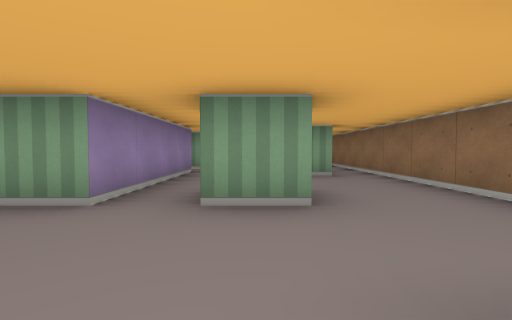
[1] (above)

17 first-person views from a walk through a cub3D maze. The camera is about half as high as the walls, tilts 2° down and sees 85° across. The floor is counted in squares. Each view is taken from the middle of a square. On the plan, view 1 faces up. The plan holds only what a view shows up to about 9 squares ahead; the rest is blank.

[2]
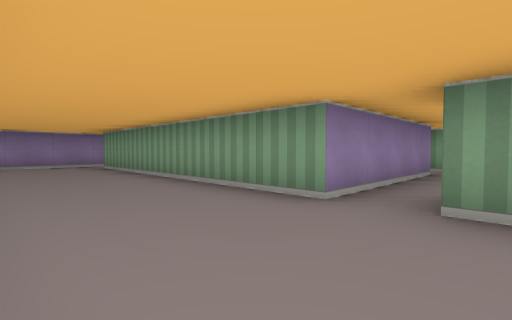

[3]
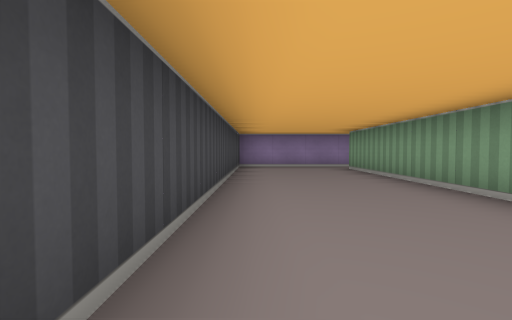

[4]
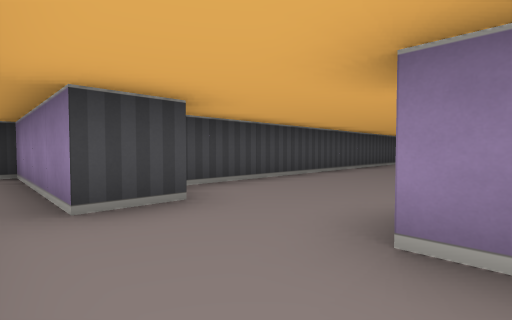

[5]
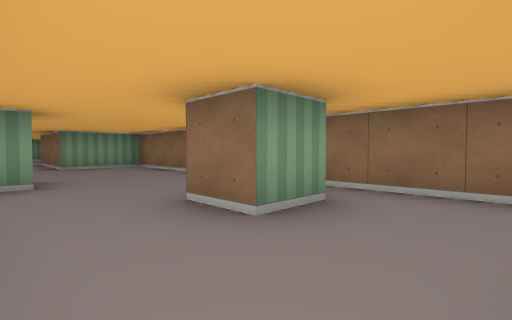

[6]
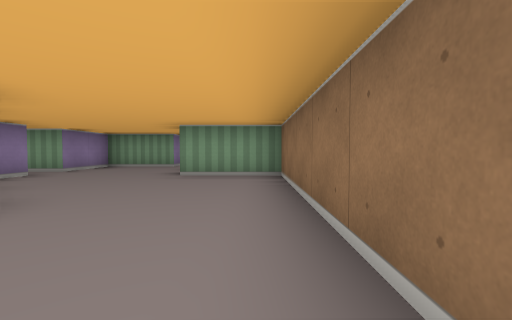

[7]
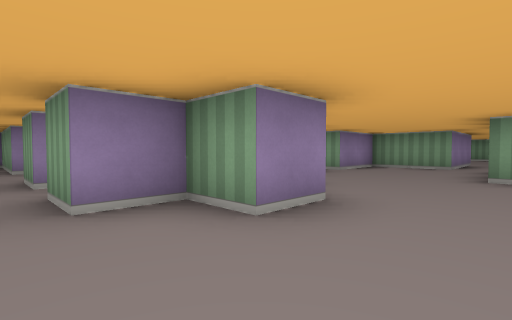

[8]
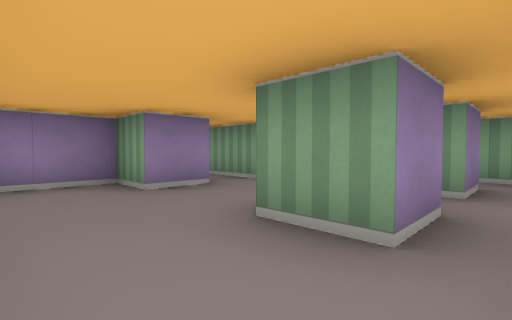

[9]
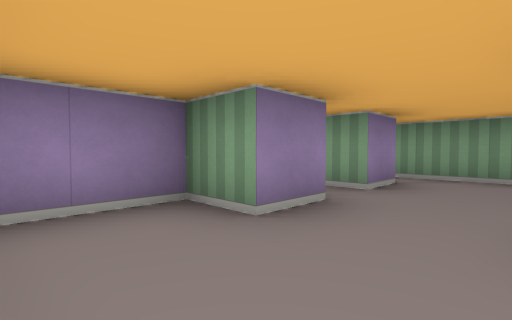

[10]
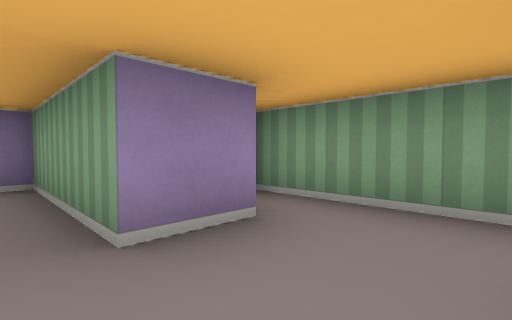

[11]
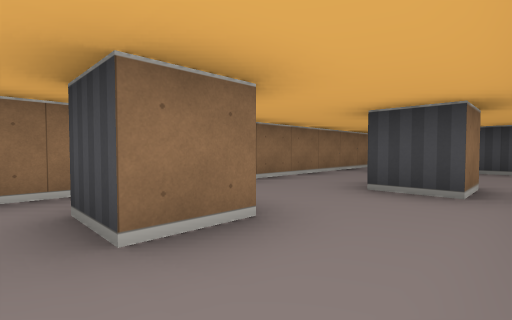

[12]
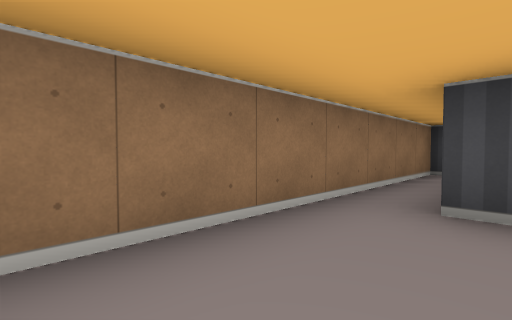

[13]
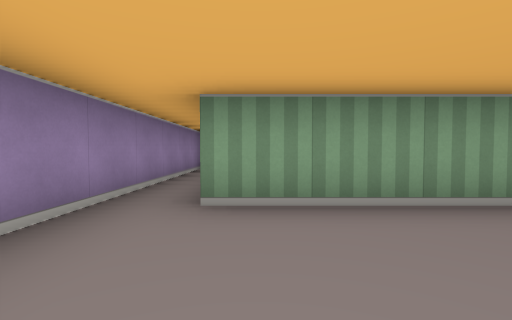

[14]
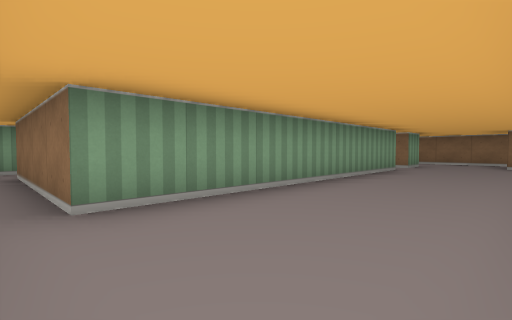

[15]
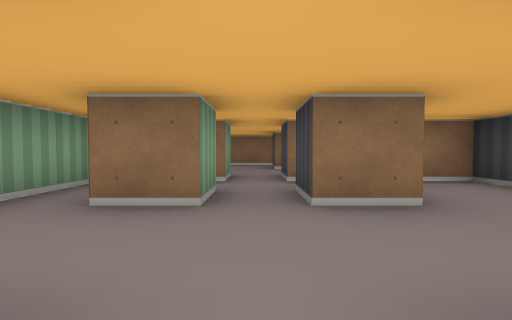

[16]
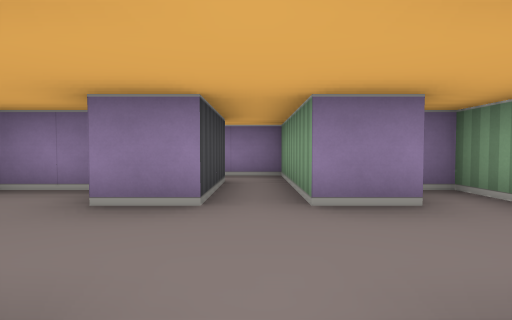

[17]
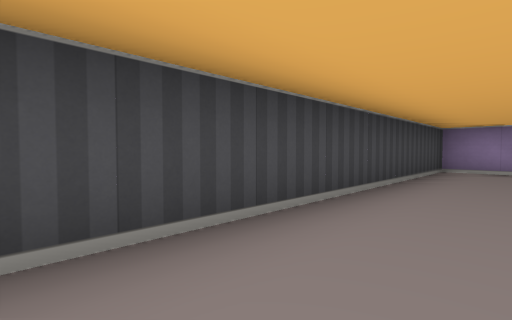

### Floor plan
Ten units are one square. View 1 is at (0, 0); x grows to the right and y downward. Boxes are objects, and circles mark ways between rooms. Rooms are numbered by the first view taken in them; rooms with no view inside come last. Other rooms are left out.
<svg viewBox="-100 -165 130 205">
<path fill="none" stroke="#000" d="M-25 -65 -15 -65 -15 -25 -85 -25 -85 -65 -65 -65M16 -55 5 -55 5 -65 15 -65M5 -30 5 -25 -5 -25 -5 -35 5 -35M-5 -95 -5 -85 -15 -85 -15 -75 -25 -75M4 -5 15 -5 15 35 25 35 25 -125 5 -125 5 -152M-65 -75 -95 -75 -95 5 0 5M-25 -125 -25 -119M-5 -155 -25 -155 -25 -135 -34 -135M-45 -55 -45 -65 -35 -65 -35 -55 -45 -55M-65 -65 -65 -55 -75 -55 -75 -38M-35 -85 -35 -75 -45 -75 -45 -85M-65 -86 -65 -75M-32 -35 -25 -35 -25 -44M-28 -95 -75 -95 -75 -90"/>
<circle cx="-20" cy="-70" r="3" fill="#2a7"/>
<circle cx="-75" cy="-70" r="3" fill="#2a7"/>
<text x="-10" y="-60">1</text>
<text x="-50" y="-60">2</text>
</svg>
Room 1 opens to room 2.

Where each view was taken, in squares from view 1:
view 1: 0 up, 0 right, facing up
view 2: 0 up, 0 right, facing up-left
view 3: 0 up, 1 left, facing left
view 4: 3 up, 2 right, facing down-left
view 5: 4 up, 1 left, facing up-right
view 6: 7 up, 2 right, facing up
view 7: 7 up, 1 right, facing up-left
view 8: 4 up, 3 left, facing up-left
view 9: 4 up, 5 left, facing up-left
view 10: 7 up, 5 left, facing up-left
view 11: 7 up, 1 left, facing down-right
view 12: 3 up, 1 right, facing down-right
view 13: 0 up, 8 left, facing up
view 14: 0 up, 9 left, facing up-right
view 15: 7 up, 7 left, facing right
view 16: 7 up, 4 left, facing left
view 17: 1 up, 2 left, facing down-left
